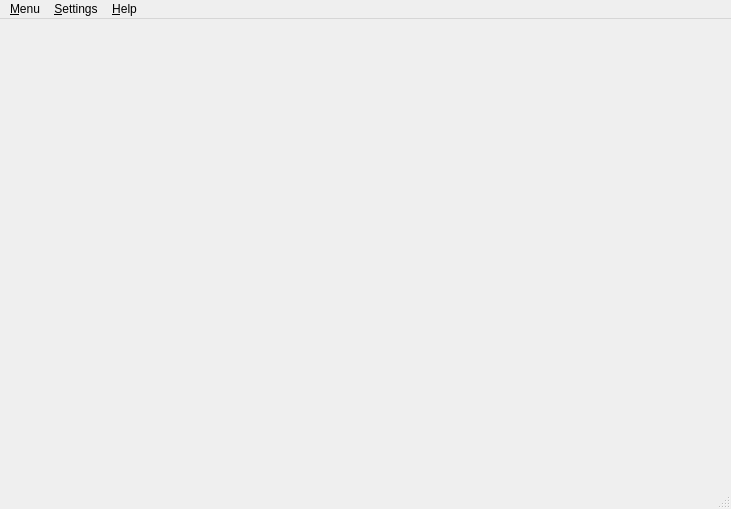
<?xml version="1.0" encoding="UTF-8"?>
<ui version="4.0">
 <class>mainwin</class>
 <widget class="QMainWindow" name="mainwin">
  <property name="geometry">
   <rect>
    <x>0</x>
    <y>0</y>
    <width>731</width>
    <height>509</height>
   </rect>
  </property>
  <property name="windowTitle">
   <string>QTracker2D</string>
  </property>
  <widget class="QWidget" name="mainwidget">
   <property name="mouseTracking">
    <bool>true</bool>
   </property>
  </widget>
  <widget class="QMenuBar" name="menubar">
   <property name="geometry">
    <rect>
     <x>0</x>
     <y>0</y>
     <width>731</width>
     <height>23</height>
    </rect>
   </property>
   <widget class="QMenu" name="menuMenu">
    <property name="title">
     <string>&amp;Menu</string>
    </property>
    <addaction name="actionTrack"/>
    <addaction name="actionCalibrate"/>
    <addaction name="actionPerspective"/>
    <addaction name="separator"/>
    <addaction name="actionExit"/>
   </widget>
   <widget class="QMenu" name="menuSettings">
    <property name="title">
     <string>&amp;Settings</string>
    </property>
    <addaction name="actionPlay_Cricket_Song"/>
    <addaction name="separator"/>
    <addaction name="actionTracker"/>
    <addaction name="actionCalibration"/>
    <addaction name="actionPerspective_2"/>
   </widget>
   <widget class="QMenu" name="menuHelp">
    <property name="title">
     <string>&amp;Help</string>
    </property>
    <addaction name="actionTracker_Help"/>
    <addaction name="separator"/>
    <addaction name="actionAbout"/>
    <addaction name="actionAboutQT"/>
   </widget>
   <addaction name="menuMenu"/>
   <addaction name="menuSettings"/>
   <addaction name="menuHelp"/>
  </widget>
  <widget class="QStatusBar" name="statusbar"/>
  <action name="actionTrack">
   <property name="text">
    <string>Start &amp;Tracking</string>
   </property>
   <property name="toolTip">
    <string>Start Tracking</string>
   </property>
   <property name="shortcut">
    <string>Ctrl+T</string>
   </property>
  </action>
  <action name="actionCalibrate">
   <property name="text">
    <string>Start &amp;Calibration</string>
   </property>
   <property name="shortcut">
    <string>Ctrl+C</string>
   </property>
  </action>
  <action name="actionPerspective">
   <property name="text">
    <string>Fix &amp;Perspective</string>
   </property>
   <property name="shortcut">
    <string>Ctrl+P</string>
   </property>
  </action>
  <action name="actionExit">
   <property name="text">
    <string>Exit</string>
   </property>
   <property name="shortcut">
    <string>Ctrl+Q</string>
   </property>
  </action>
  <action name="actionTracker">
   <property name="checked">
    <bool>false</bool>
   </property>
   <property name="text">
    <string>Tracker</string>
   </property>
  </action>
  <action name="actionCalibration">
   <property name="text">
    <string>Calibration</string>
   </property>
  </action>
  <action name="actionPerspective_2">
   <property name="text">
    <string>Perspective</string>
   </property>
  </action>
  <action name="actionTracker_Help">
   <property name="text">
    <string>Tracker H&amp;elp</string>
   </property>
  </action>
  <action name="actionAbout">
   <property name="text">
    <string>&amp;About</string>
   </property>
  </action>
  <action name="actionAboutQT">
   <property name="text">
    <string>About QT</string>
   </property>
  </action>
  <action name="actionPlay_Cricket_Song">
   <property name="checkable">
    <bool>true</bool>
   </property>
   <property name="checked">
    <bool>true</bool>
   </property>
   <property name="text">
    <string>Play Cricket Song</string>
   </property>
  </action>
 </widget>
 <resources/>
 <connections>
  <connection>
   <sender>actionExit</sender>
   <signal>triggered()</signal>
   <receiver>mainwin</receiver>
   <slot>close()</slot>
   <hints>
    <hint type="sourcelabel">
     <x>-1</x>
     <y>-1</y>
    </hint>
    <hint type="destinationlabel">
     <x>399</x>
     <y>299</y>
    </hint>
   </hints>
  </connection>
 </connections>
</ui>
